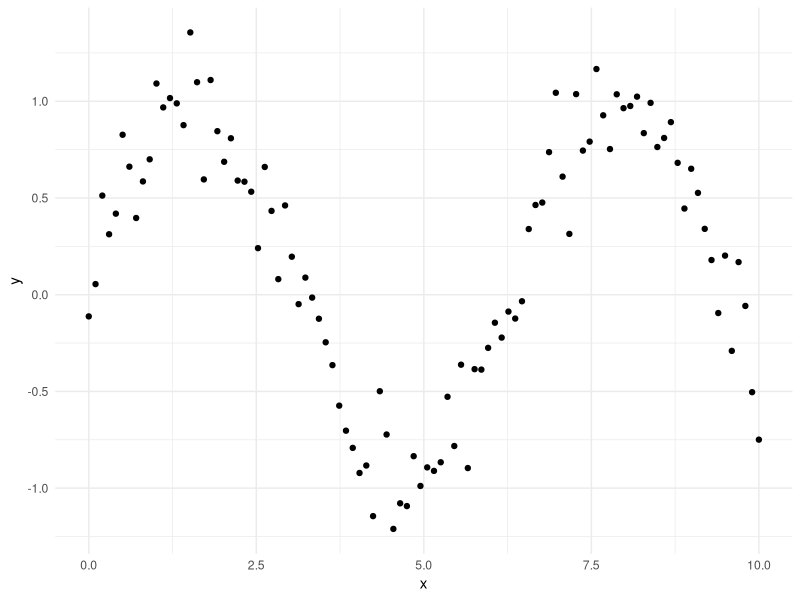
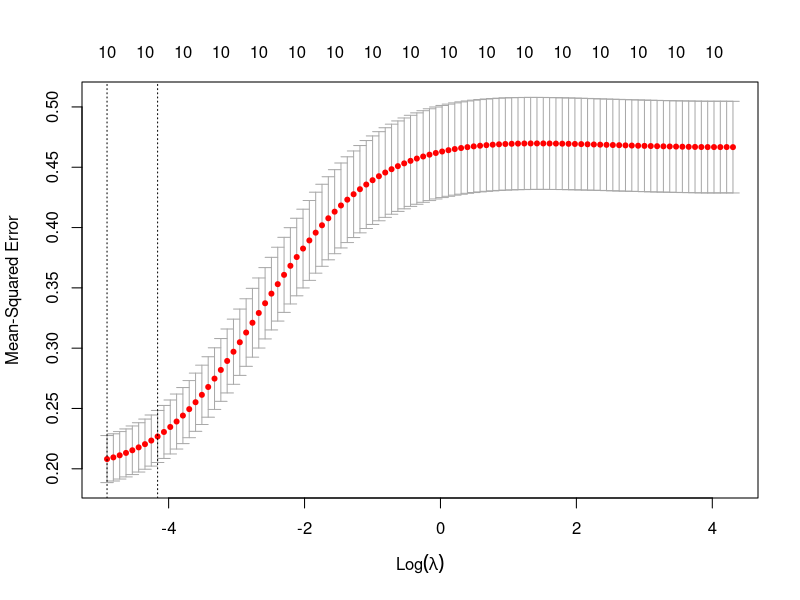
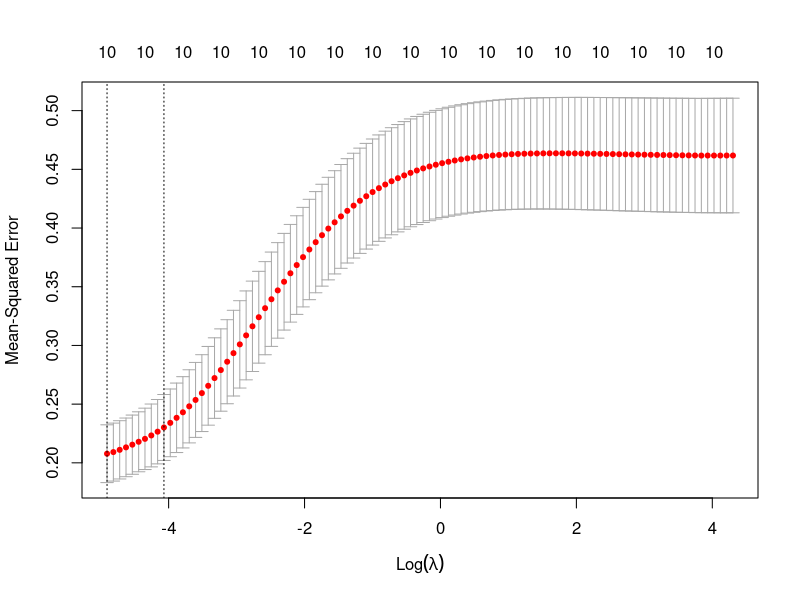
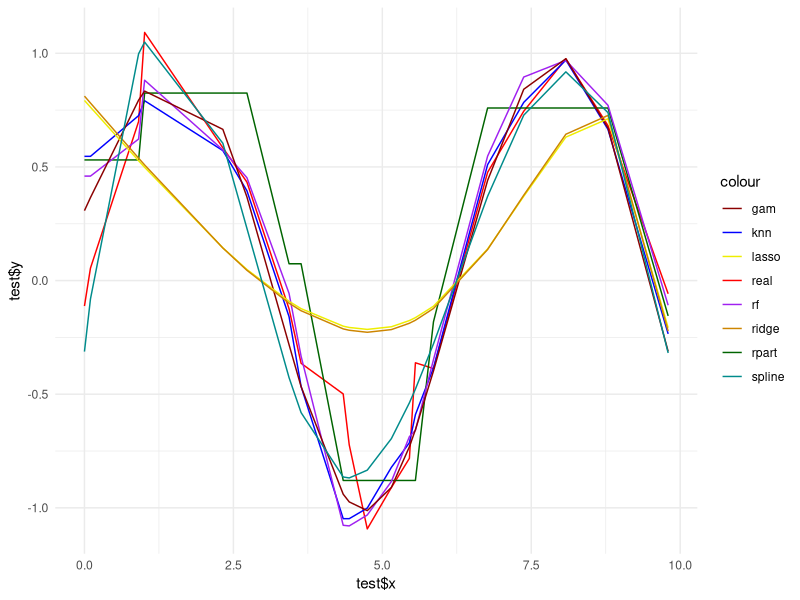

Write the R code that produced these figures, in order.
library(ggplot2)
library(splines)        # Splines
library(class)          # KNN
library(FNN)            # KNN para Reg
library(leaps)          # regsubsets
library(rpart)          # CART
library(randomForest)   # RandomForest
library(glmnet)         # LASSO & Ridge
library(mgcv)           # GAM

############ Generate some sample data
set.seed(123)
x <- seq(0, 10, length.out = 100)
y <- sin(x) + rnorm(100, sd = 0.2)
df <- data.frame(x, y)
ggplot(df, aes(x, y)) + geom_point() + theme_minimal()

set.seed(123)
train_idx <- sample(1:nrow(df), 80)
train <- df[train_idx, ]
test  <- df[-train_idx, ]


############ Regresion lineal
lm_fit <- lm(y ~ x, data=df)
summary(lm_fit)


############ GLM
glm_fit <- glm(y ~ x, family = gaussian(), data=df)
summary(glm_fit)

############ KNN para Regresion
library('FNN')
m_knn <- knn.reg(train =train$x , y = train$y, test = as.matrix(test$x) , k = 5)
pred_knn <- m_knn$pred

############ rpart
m_rpart <- rpart(y ~ x, data=train)
pred_rpart <- predict(m_rpart, newdata = test)

############ RANDOM FOREST 
m_rf <- randomForest(y ~ x, data=train, ntree=300)
pred_rf <- predict(m_rf, newdata = test)


############ Subset
df <- data.frame( x1 = x, 
                  x2 = x**2,
                  x3 = x**3, 
                  x4 = x**4,
                  x5 = x**5, 
                  x6 = x**6,
                  x7 = x**7, 
                  x8 = x**8,
                  x9 = x**9,
                  x10 = x**10,
                  y = y)
m_rsubset <- regsubsets( y ~ . , data=df )


############ Ridge
cv_ridge <- cv.glmnet(
  as.matrix(df[1:10]), y,
  alpha = 0,        # RIDGE
  nfolds = 10
)
plot(cv_ridge)
cv_ridge$lambda.1se 
round(coef(cv_ridge, s = "lambda.min"), 5) #s = "lambda.1se"


df_test <- data.frame( x1 = test$x, 
                  x2 = test$x**2,
                  x3 = test$x**3, 
                  x4 = test$x**4,
                  x5 = test$x**5, 
                  x6 = test$x**6,
                  x7 = test$x**7, 
                  x8 = test$x**8,
                  x9 = test$x**9,
                  x10 = test$x**10)
pred_ridge <- predict( cv_ridge, as.matrix(df_test))

############ Lasso
cv_lasso <- cv.glmnet(
  as.matrix(df[1:10]), y,
  alpha = 0,        # lasso
  nfolds = 10
)
plot(cv_lasso)
cv_lasso$lambda.1se 
round(coef(cv_lasso, s = "lambda.min"), 5) #s = "lambda.1se"

pred_lasso <- predict( cv_lasso, as.matrix(df_test))

############ Fit Spline
m_spline <- lm( y~ bs(x, knots = c( 4,8 )), data=df)
summary(m_spline)
pred_spline <- predict(m_spline, newdata = test)



############ GAM
m_gam <- gam(y ~ s(x), data=train)
pred_gam <- predict(m_gam, test)


############ PLOT
ggplot()+
  geom_line(aes(x=test$x, test$y, color='real'))+
  geom_line(aes(x=test$x, pred_knn, color='knn'))+
  geom_line(aes(x=test$x, pred_rpart, color='rpart'))+
  geom_line(aes(x=test$x, pred_rf, color='rf'))+
  geom_line(aes(x=test$x, pred_gam, color='gam'))+ 
  geom_line(aes(x=test$x, pred_lasso, color='lasso'))+ 
  geom_line(aes(x=test$x, pred_ridge, color='ridge'))+ 
  geom_line(aes(x=test$x, pred_spline, color='spline'))+ 
  scale_color_manual(values = c(
    "real"  = "red",
    "knn"   = "blue",
    "rpart" = "darkgreen",
    "rf"    = "purple",
    "gam"   = "darkred",
    "lasso" = "yellow2",
    "ridge" = "orange3",
    "spline"= "darkcyan"
  )) +
  theme_minimal()
